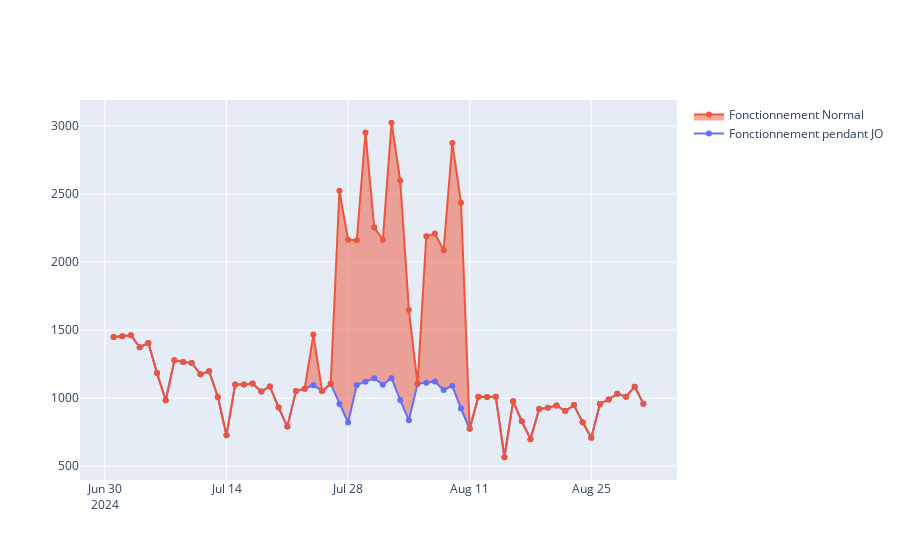

The notebook cell saved with this chart:
### Code cell
fig = go.Figure()
fig.add_trace(go.Scatter(x=filtered_data_ssjo["ds"], y=filtered_data_ssjo["yhat"], fill=None, mode='markers+lines', name="Fonctionnement pendant JO")) # fill to trace0 y
fig.add_trace(go.Scatter(x=filtered_data_jo["ds"], y=filtered_data_jo["yhat"], fill='tonexty', mode='markers+lines', name="Fonctionnement Normal")) # fill down to xaxis


fig.show()
